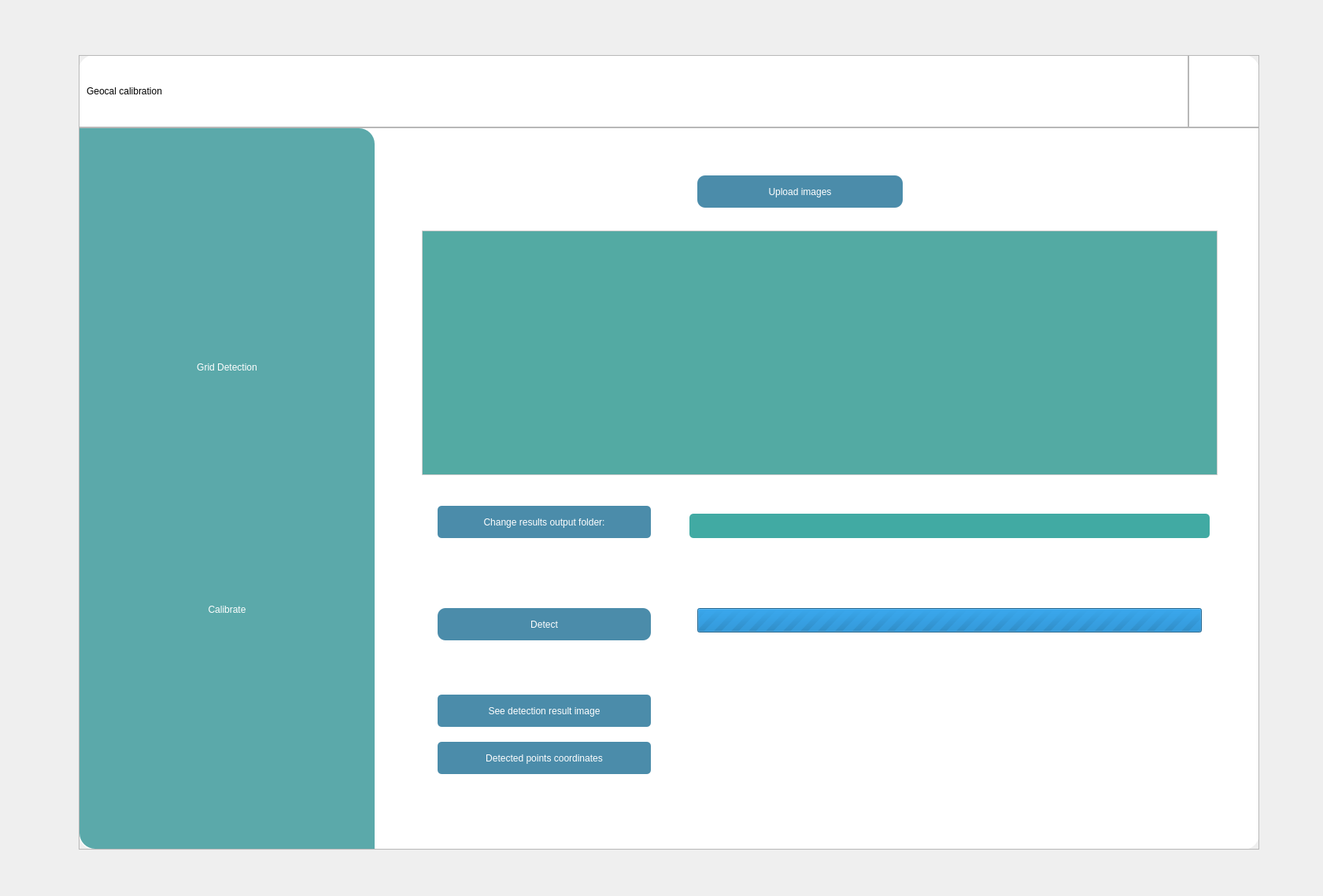
<?xml version="1.0" encoding="UTF-8"?>
<ui version="4.0">
 <class>MainWindow</class>
 <widget class="QMainWindow" name="MainWindow">
  <property name="geometry">
   <rect>
    <x>0</x>
    <y>0</y>
    <width>1681</width>
    <height>1139</height>
   </rect>
  </property>
  <property name="windowTitle">
   <string>MainWindow</string>
  </property>
  <widget class="QWidget" name="centralwidget">
   <widget class="QFrame" name="frame">
    <property name="geometry">
     <rect>
      <x>100</x>
      <y>70</y>
      <width>1500</width>
      <height>1010</height>
     </rect>
    </property>
    <property name="minimumSize">
     <size>
      <width>1010</width>
      <height>700</height>
     </size>
    </property>
    <property name="styleSheet">
     <string notr="true">#frame{
background-color: rgb(255, 255, 255);
border-top-left-radius:20px;
border-top-right-radius:20px;
border-bottom-left-radius:20px;
border-bottom-right-radius:20px;
}</string>
    </property>
    <property name="frameShape">
     <enum>QFrame::StyledPanel</enum>
    </property>
    <property name="frameShadow">
     <enum>QFrame::Raised</enum>
    </property>
    <layout class="QVBoxLayout" name="verticalLayout">
     <property name="spacing">
      <number>0</number>
     </property>
     <property name="leftMargin">
      <number>0</number>
     </property>
     <property name="topMargin">
      <number>0</number>
     </property>
     <property name="rightMargin">
      <number>0</number>
     </property>
     <property name="bottomMargin">
      <number>0</number>
     </property>
     <item>
      <widget class="QFrame" name="frame_2">
       <property name="sizePolicy">
        <sizepolicy hsizetype="Preferred" vsizetype="Expanding">
         <horstretch>0</horstretch>
         <verstretch>1</verstretch>
        </sizepolicy>
       </property>
       <property name="styleSheet">
        <string notr="true">#frame_2{
background-color: rgb(255, 255, 255);
border-top-left-radius:20px;
border-top-right-radius:20px;
}</string>
       </property>
       <property name="frameShape">
        <enum>QFrame::StyledPanel</enum>
       </property>
       <property name="frameShadow">
        <enum>QFrame::Raised</enum>
       </property>
       <layout class="QHBoxLayout" name="horizontalLayout">
        <property name="spacing">
         <number>0</number>
        </property>
        <property name="leftMargin">
         <number>0</number>
        </property>
        <property name="topMargin">
         <number>0</number>
        </property>
        <property name="rightMargin">
         <number>0</number>
        </property>
        <property name="bottomMargin">
         <number>0</number>
        </property>
        <item>
         <widget class="QFrame" name="frame_4">
          <property name="sizePolicy">
           <sizepolicy hsizetype="Expanding" vsizetype="Preferred">
            <horstretch>0</horstretch>
            <verstretch>0</verstretch>
           </sizepolicy>
          </property>
          <property name="frameShape">
           <enum>QFrame::StyledPanel</enum>
          </property>
          <property name="frameShadow">
           <enum>QFrame::Raised</enum>
          </property>
          <layout class="QHBoxLayout" name="horizontalLayout_2">
           <item alignment="Qt::AlignLeft">
            <widget class="QPushButton" name="pushButton">
             <property name="styleSheet">
              <string notr="true">border:none;
font: 12pt &quot;幼圆&quot;;</string>
             </property>
             <property name="text">
              <string>Geocal calibration</string>
             </property>
             <property name="icon">
              <iconset resource="data/res.qrc">
               <normaloff>:/icons/icon/gc.png</normaloff>:/icons/icon/gc.png</iconset>
             </property>
            </widget>
           </item>
          </layout>
         </widget>
        </item>
        <item alignment="Qt::AlignRight">
         <widget class="QFrame" name="frame_5">
          <property name="sizePolicy">
           <sizepolicy hsizetype="Expanding" vsizetype="Preferred">
            <horstretch>0</horstretch>
            <verstretch>0</verstretch>
           </sizepolicy>
          </property>
          <property name="styleSheet">
           <string notr="true">QPushButton{
border:none;
}
QPushButton:hover{
padding-bottom:5px;
}</string>
          </property>
          <property name="frameShape">
           <enum>QFrame::StyledPanel</enum>
          </property>
          <property name="frameShadow">
           <enum>QFrame::Raised</enum>
          </property>
          <layout class="QHBoxLayout" name="horizontalLayout_3">
           <item>
            <widget class="QPushButton" name="pushButton_3">
             <property name="text">
              <string/>
             </property>
             <property name="icon">
              <iconset resource="data/res.qrc">
               <normaloff>:/icons/icon/small.png</normaloff>:/icons/icon/small.png</iconset>
             </property>
            </widget>
           </item>
           <item>
            <widget class="QPushButton" name="pushButton_2">
             <property name="text">
              <string/>
             </property>
             <property name="icon">
              <iconset resource="data/res.qrc">
               <normaloff>:/icons/icon/close.png</normaloff>:/icons/icon/close.png</iconset>
             </property>
            </widget>
           </item>
          </layout>
         </widget>
        </item>
       </layout>
      </widget>
     </item>
     <item>
      <widget class="QFrame" name="frame_3">
       <property name="sizePolicy">
        <sizepolicy hsizetype="Preferred" vsizetype="Expanding">
         <horstretch>0</horstretch>
         <verstretch>10</verstretch>
        </sizepolicy>
       </property>
       <property name="frameShape">
        <enum>QFrame::StyledPanel</enum>
       </property>
       <property name="frameShadow">
        <enum>QFrame::Raised</enum>
       </property>
       <layout class="QHBoxLayout" name="horizontalLayout_4">
        <property name="spacing">
         <number>0</number>
        </property>
        <property name="leftMargin">
         <number>0</number>
        </property>
        <property name="topMargin">
         <number>0</number>
        </property>
        <property name="rightMargin">
         <number>0</number>
        </property>
        <property name="bottomMargin">
         <number>0</number>
        </property>
        <item>
         <widget class="QFrame" name="frame_6">
          <property name="sizePolicy">
           <sizepolicy hsizetype="Expanding" vsizetype="Preferred">
            <horstretch>1</horstretch>
            <verstretch>0</verstretch>
           </sizepolicy>
          </property>
          <property name="styleSheet">
           <string notr="true">#frame_6{
	background-color:rgb(91, 169, 170);
border-bottom-left-radius:20px;
border-top-right-radius:20px;
}
QPushButton{
border:none;
	color:rgb(255, 255, 255);
	font: 12pt &quot;幼圆&quot;;
}
QPushButton:hover{
	color: rgb(0, 255, 0);
}
QPushButton:pressed{
padding-left:5px;
padding-top:5px;
}</string>
          </property>
          <property name="frameShape">
           <enum>QFrame::StyledPanel</enum>
          </property>
          <property name="frameShadow">
           <enum>QFrame::Raised</enum>
          </property>
          <layout class="QVBoxLayout" name="verticalLayout_2">
           <item>
            <widget class="QPushButton" name="pushButton_4">
             <property name="text">
              <string>Grid Detection</string>
             </property>
            </widget>
           </item>
           <item>
            <widget class="QPushButton" name="pushButton_5">
             <property name="text">
              <string>Calibrate</string>
             </property>
            </widget>
           </item>
          </layout>
         </widget>
        </item>
        <item>
         <widget class="QFrame" name="frame_7">
          <property name="sizePolicy">
           <sizepolicy hsizetype="Expanding" vsizetype="Preferred">
            <horstretch>3</horstretch>
            <verstretch>0</verstretch>
           </sizepolicy>
          </property>
          <property name="styleSheet">
           <string notr="true">#frame_7{
	background-color: rgb(255, 255, 255);
border-bottom-right-radius:20px;
}</string>
          </property>
          <property name="frameShape">
           <enum>QFrame::StyledPanel</enum>
          </property>
          <property name="frameShadow">
           <enum>QFrame::Raised</enum>
          </property>
          <layout class="QVBoxLayout" name="verticalLayout_3">
           <property name="spacing">
            <number>0</number>
           </property>
           <property name="leftMargin">
            <number>0</number>
           </property>
           <property name="topMargin">
            <number>0</number>
           </property>
           <property name="rightMargin">
            <number>0</number>
           </property>
           <property name="bottomMargin">
            <number>0</number>
           </property>
           <item>
            <widget class="QStackedWidget" name="stackedWidget">
             <property name="currentIndex">
              <number>0</number>
             </property>
             <widget class="QWidget" name="page_detect">
              <widget class="QPushButton" name="pushButton_upload">
               <property name="geometry">
                <rect>
                 <x>410</x>
                 <y>60</y>
                 <width>261</width>
                 <height>41</height>
                </rect>
               </property>
               <property name="styleSheet">
                <string notr="true">QPushButton{
	font: 12pt &quot;幼圆&quot;;
	color: rgb(255, 255, 255);
	background-color: rgb(75, 140, 170);
border-radius:10px;
}
QPushButton:pressed{
padding-left:5px;
padding-top:5px;
}
QPushButton:hover{
	color: rgb(0, 255, 0);
}</string>
               </property>
               <property name="text">
                <string>Upload images</string>
               </property>
              </widget>
              <widget class="QPushButton" name="pushButton_detect">
               <property name="geometry">
                <rect>
                 <x>80</x>
                 <y>610</y>
                 <width>271</width>
                 <height>41</height>
                </rect>
               </property>
               <property name="styleSheet">
                <string notr="true">QPushButton{
	font: 12pt &quot;幼圆&quot;;
	color: rgb(255, 255, 255);
	background-color: rgb(75, 140, 170);
border-radius:10px;
}
QPushButton:pressed{
padding-left:5px;
padding-top:5px;
}
QPushButton:hover{
	color: rgb(0, 255, 0);
}</string>
               </property>
               <property name="text">
                <string>Detect</string>
               </property>
              </widget>
              <widget class="QListWidget" name="listWidget_img">
               <property name="geometry">
                <rect>
                 <x>60</x>
                 <y>130</y>
                 <width>1011</width>
                 <height>311</height>
                </rect>
               </property>
               <property name="styleSheet">
                <string notr="true">QListWidget{
	background-color: rgb(83, 170, 163);
    border: 1px solid #cccccc;
	font: 10pt &quot;幼圆&quot;;
}
QListWidget::item:selected {
    background-color: #008CBA;
    color: white;
}

QListWidget::item:hover {
    background-color: #e6f7ff;
}</string>
               </property>
               <property name="selectionRectVisible">
                <bool>false</bool>
               </property>
              </widget>
              <widget class="QPushButton" name="pushButton_change">
               <property name="geometry">
                <rect>
                 <x>80</x>
                 <y>480</y>
                 <width>271</width>
                 <height>41</height>
                </rect>
               </property>
               <property name="styleSheet">
                <string notr="true">QPushButton{
	font: 10pt &quot;幼圆&quot;;
border-radius:5px;
background-color: rgb(75, 140, 170);
	color: rgb(255, 255, 255);
}
QPushButton:pressed{
padding-left:5px;
padding-top:5px;
}
QPushButton:hover{
	color: rgb(0, 255, 0);
}</string>
               </property>
               <property name="text">
                <string>Change results output folder:</string>
               </property>
              </widget>
              <widget class="QLineEdit" name="lineEdit_output">
               <property name="geometry">
                <rect>
                 <x>400</x>
                 <y>490</y>
                 <width>661</width>
                 <height>31</height>
                </rect>
               </property>
               <property name="styleSheet">
                <string notr="true">QLineEdit{
	background-color: rgb(65, 170, 163);
border-radius:5px;
}</string>
               </property>
              </widget>
              <widget class="QPushButton" name="pushButton_7">
               <property name="geometry">
                <rect>
                 <x>80</x>
                 <y>720</y>
                 <width>271</width>
                 <height>41</height>
                </rect>
               </property>
               <property name="styleSheet">
                <string notr="true">QPushButton{
	font: 10pt &quot;幼圆&quot;;
border-radius:5px;
background-color: rgb(75, 140, 170);
	color: rgb(255, 255, 255);
}
QPushButton:pressed{
padding-left:5px;
padding-top:5px;
}
QPushButton:hover{
	color: rgb(0, 255, 0);
}</string>
               </property>
               <property name="text">
                <string>See detection result image</string>
               </property>
              </widget>
              <widget class="QPushButton" name="pushButton_8">
               <property name="geometry">
                <rect>
                 <x>80</x>
                 <y>780</y>
                 <width>271</width>
                 <height>41</height>
                </rect>
               </property>
               <property name="styleSheet">
                <string notr="true">QPushButton{
	font: 10pt &quot;幼圆&quot;;
border-radius:5px;
background-color: rgb(75, 140, 170);
	color: rgb(255, 255, 255);
}
QPushButton:pressed{
padding-left:5px;
padding-top:5px;
}
QPushButton:hover{
	color: rgb(0, 255, 0);
}</string>
               </property>
               <property name="text">
                <string>Detected points coordinates</string>
               </property>
              </widget>
              <widget class="QProgressBar" name="progressBar_detect">
               <property name="geometry">
                <rect>
                 <x>410</x>
                 <y>610</y>
                 <width>641</width>
                 <height>31</height>
                </rect>
               </property>
               <property name="styleSheet">
                <string notr="true">QProgressBar{
border-radius:5px;

}</string>
               </property>
               <property name="maximum">
                <number>0</number>
               </property>
               <property name="value">
                <number>-1</number>
               </property>
              </widget>
             </widget>
             <widget class="QWidget" name="page_calibrate">
              <widget class="QPushButton" name="pushButton_calibrate">
               <property name="geometry">
                <rect>
                 <x>570</x>
                 <y>350</y>
                 <width>321</width>
                 <height>61</height>
                </rect>
               </property>
               <property name="styleSheet">
                <string notr="true">QPushButton{
	font: 12pt &quot;幼圆&quot;;
	color: rgb(255, 255, 255);
	background-color: rgb(75, 140, 170);
border-radius:10px;
}
QPushButton:pressed{
padding-left:5px;
padding-top:5px;
}
QPushButton:hover{
	color: rgb(0, 255, 0);
}</string>
               </property>
               <property name="text">
                <string>Calibrate</string>
               </property>
              </widget>
              <widget class="QPushButton" name="pushButton_9">
               <property name="geometry">
                <rect>
                 <x>70</x>
                 <y>220</y>
                 <width>321</width>
                 <height>41</height>
                </rect>
               </property>
               <property name="styleSheet">
                <string notr="true">QPushButton{
	font: 10pt &quot;幼圆&quot;;
border-radius:5px;
background-color: rgb(75, 140, 170);
	color: rgb(255, 255, 255);
}
QPushButton:pressed{
padding-left:5px;
padding-top:5px;
}
QPushButton:hover{
	color: rgb(0, 255, 0);
}</string>
               </property>
               <property name="text">
                <string>Change results output folder:</string>
               </property>
              </widget>
              <widget class="QLineEdit" name="lineEdit">
               <property name="geometry">
                <rect>
                 <x>440</x>
                 <y>220</y>
                 <width>631</width>
                 <height>31</height>
                </rect>
               </property>
               <property name="styleSheet">
                <string notr="true">QLineEdit{
	background-color: rgb(65, 170, 163);
border-radius:5px;
}</string>
               </property>
              </widget>
              <widget class="QPushButton" name="pushButton_12">
               <property name="geometry">
                <rect>
                 <x>70</x>
                 <y>470</y>
                 <width>321</width>
                 <height>41</height>
                </rect>
               </property>
               <property name="styleSheet">
                <string notr="true">QPushButton{
	font: 10pt &quot;幼圆&quot;;
border-radius:5px;
background-color: rgb(75, 140, 170);
	color: rgb(255, 255, 255);
}
QPushButton:pressed{
padding-left:5px;
padding-top:5px;
}
QPushButton:hover{
	color: rgb(0, 255, 0);
}</string>
               </property>
               <property name="text">
                <string>Calibration Parameter</string>
               </property>
              </widget>
              <widget class="QPushButton" name="pushButton_13">
               <property name="geometry">
                <rect>
                 <x>70</x>
                 <y>110</y>
                 <width>321</width>
                 <height>41</height>
                </rect>
               </property>
               <property name="styleSheet">
                <string notr="true">QPushButton{
	font: 10pt &quot;幼圆&quot;;
border-radius:5px;
background-color: rgb(75, 140, 170);
	color: rgb(255, 255, 255);
}
QPushButton:pressed{
padding-left:5px;
padding-top:5px;
}
QPushButton:hover{
	color: rgb(0, 255, 0);
}</string>
               </property>
               <property name="text">
                <string>Choose file for calibration:</string>
               </property>
              </widget>
              <widget class="QLineEdit" name="lineEdit_2">
               <property name="geometry">
                <rect>
                 <x>440</x>
                 <y>110</y>
                 <width>631</width>
                 <height>31</height>
                </rect>
               </property>
               <property name="styleSheet">
                <string notr="true">QLineEdit{
	background-color: rgb(65, 170, 163);
border-radius:5px;
}</string>
               </property>
              </widget>
              <widget class="QPushButton" name="pushButton_11">
               <property name="geometry">
                <rect>
                 <x>570</x>
                 <y>590</y>
                 <width>321</width>
                 <height>61</height>
                </rect>
               </property>
               <property name="styleSheet">
                <string notr="true">QPushButton{
	font: 12pt &quot;幼圆&quot;;
	color: rgb(255, 255, 255);
	background-color: rgb(75, 140, 170);
border-radius:10px;
}
QPushButton:pressed{
padding-left:5px;
padding-top:5px;
}
QPushButton:hover{
	color: rgb(0, 255, 0);
}</string>
               </property>
               <property name="text">
                <string>Generate calibration effect</string>
               </property>
              </widget>
              <widget class="QPushButton" name="pushButton_14">
               <property name="geometry">
                <rect>
                 <x>70</x>
                 <y>720</y>
                 <width>321</width>
                 <height>41</height>
                </rect>
               </property>
               <property name="styleSheet">
                <string notr="true">QPushButton{
	font: 10pt &quot;幼圆&quot;;
border-radius:5px;
background-color: rgb(75, 140, 170);
	color: rgb(255, 255, 255);
}
QPushButton:pressed{
padding-left:5px;
padding-top:5px;
}
QPushButton:hover{
	color: rgb(0, 255, 0);
}</string>
               </property>
               <property name="text">
                <string>Calibration effect image</string>
               </property>
              </widget>
             </widget>
            </widget>
           </item>
          </layout>
         </widget>
        </item>
       </layout>
      </widget>
     </item>
    </layout>
   </widget>
  </widget>
 </widget>
 <resources>
  <include location="data/res.qrc"/>
 </resources>
 <connections>
  <connection>
   <sender>pushButton_2</sender>
   <signal>clicked()</signal>
   <receiver>MainWindow</receiver>
   <slot>close()</slot>
   <hints>
    <hint type="sourcelabel">
     <x>1085</x>
     <y>101</y>
    </hint>
    <hint type="destinationlabel">
     <x>1155</x>
     <y>62</y>
    </hint>
   </hints>
  </connection>
  <connection>
   <sender>pushButton_3</sender>
   <signal>clicked()</signal>
   <receiver>MainWindow</receiver>
   <slot>showMinimized()</slot>
   <hints>
    <hint type="sourcelabel">
     <x>1059</x>
     <y>96</y>
    </hint>
    <hint type="destinationlabel">
     <x>1115</x>
     <y>23</y>
    </hint>
   </hints>
  </connection>
 </connections>
</ui>
